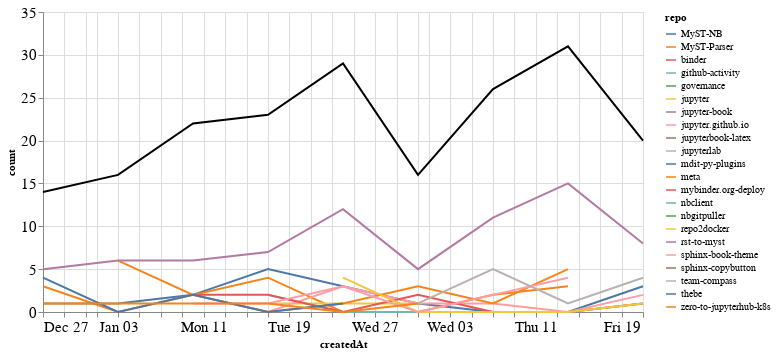

Notebook cell for this chart:
### Markdown cell above
### Comments

### Code cell
comments_time = comments.groupby('repo').resample('W', on='createdAt').count()['author'].reset_index()
comments_time = comments_time.rename(columns={'author': 'count'})
comments_time_total = comments_time.groupby('createdAt').agg({"count": "sum"}).reset_index()
ch1 = alt.Chart(comments_time, width=600).mark_line().encode(
    x='createdAt',
    y='count',
    color='repo',
    tooltip="repo"
)

ch2 = alt.Chart(comments_time_total, width=600).mark_line(color="black").encode(
    x='createdAt',
    y='count',
)

ch1 + ch2

### Figure 1 — Vega-Lite specification as saved in the notebook (floating-point values rounded to 4 significant figures)
{"config": {"axisLeft": {"labelFontSize": 15}, "axisBottom": {"labelFontSize": 15}}, "layer": [{"data": {"name": "data-34794121812665e6fd1f427305cf589c"}, "mark": "line", "encoding": {"color": {"type": "nominal", "field": "repo"}, "tooltip": {"type": "nominal", "field": "repo"}, "x": {"type": "temporal", "field": "createdAt"}, "y": {"type": "quantitative", "field": "count"}}, "width": 600}, {"data": {"name": "data-7bb281a9ad45fbf6e4a87b2c8ac429d9"}, "mark": {"type": "line", "color": "black"}, "encoding": {"x": {"type": "temporal", "field": "createdAt"}, "y": {"type": "quantitative", "field": "count"}}, "width": 600}], "$schema": "https://vega.github.io/schema/vega-lite/v4.8.1.json", "datasets": {"data-34794121812665e6fd1f427305cf589c": [{"repo": "MyST-NB", "createdAt": "2021-01-03T00:00:00", "count": 1}, {"repo": "MyST-NB", "createdAt": "2021-01-10T00:00:00", "count": 2}, {"repo": "MyST-NB", "createdAt": "2021-01-17T00:00:00", "count": 5}, {"repo": "MyST-NB", "createdAt": "2021-01-24T00:00:00", "count": 3}, {"repo": "MyST-NB", "createdAt": "2021-01-31T00:00:00", "count": 1}, {"repo": "MyST-NB", "createdAt": "2021-02-07T00:00:00", "count": 0}, {"repo": "MyST-NB", "createdAt": "2021-02-14T00:00:00", "count": 0}, {"repo": "MyST-NB", "createdAt": "2021-02-21T00:00:00", "count": 3}, {"repo": "MyST-Parser", "createdAt": "2021-01-03T00:00:00", "count": 6}, {"repo": "MyST-Parser", "createdAt": "2021-01-10T00:00:00", "count": 2}, {"repo": "MyST-Parser", "createdAt": "2021-01-17T00:00:00", "count": 4}, {"repo": "MyST-Parser", "createdAt": "2021-01-24T00:00:00", "count": 0}, {"repo": "MyST-Parser", "createdAt": "2021-01-31T00:00:00", "count": 0}, {"repo": "MyST-Parser", "createdAt": "2021-02-07T00:00:00", "count": 2}, {"repo": "MyST-Parser", "createdAt": "2021-02-14T00:00:00", "count": 3}, {"repo": "binder", "createdAt": "2021-01-31T00:00:00", "count": 1}, {"repo": "github-activity", "createdAt": "2021-01-17T00:00:00", "count": 2}, {"repo": "github-activity", "createdAt": "2021-01-24T00:00:00", "count": 0}, {"repo": "github-activity", "createdAt": "2021-01-31T00:00:00", "count": 0}, {"repo": "github-activity", "createdAt": "2021-02-07T00:00:00", "count": 0}, {"repo": "github-activity", "createdAt": "2021-02-14T00:00:00", "count": 0}, {"repo": "github-activity", "createdAt": "2021-02-21T00:00:00", "count": 1}, {"repo": "governance", "createdAt": "2021-01-24T00:00:00", "count": 1}, {"repo": "jupyter", "createdAt": "2021-01-17T00:00:00", "count": 1}, {"repo": "jupyter", "createdAt": "2021-01-24T00:00:00", "count": 1}, {"repo": "jupyter", "createdAt": "2021-01-31T00:00:00", "count": 1}, {"repo": "jupyter-book", "createdAt": "2020-12-27T00:00:00", "count": 5}, {"repo": "jupyter-book", "createdAt": "2021-01-03T00:00:00", "count": 6}, {"repo": "jupyter-book", "createdAt": "2021-01-10T00:00:00", "count": 6}, {"repo": "jupyter-book", "createdAt": "2021-01-17T00:00:00", "count": 7}, {"repo": "jupyter-book", "createdAt": "2021-01-24T00:00:00", "count": 12}, {"repo": "jupyter-book", "createdAt": "2021-01-31T00:00:00", "count": 5}, {"repo": "jupyter-book", "createdAt": "2021-02-07T00:00:00", "count": 11}, {"repo": "jupyter-book", "createdAt": "2021-02-14T00:00:00", "count": 15}, {"repo": "jupyter-book", "createdAt": "2021-02-21T00:00:00", "count": 8}, {"repo": "jupyter.github.io", "createdAt": "2021-01-10T00:00:00", "count": 2}, {"repo": "jupyter.github.io", "createdAt": "2021-01-17T00:00:00", "count": 0}, {"repo": "jupyter.github.io", "createdAt": "2021-01-24T00:00:00", "count": 3}, {"repo": "jupyter.github.io", "createdAt": "2021-01-31T00:00:00", "count": 1}, {"repo": "jupyter.github.io", "createdAt": "2021-02-07T00:00:00", "count": 1}, {"repo": "jupyter.github.io", "createdAt": "2021-02-14T00:00:00", "count": 0}, {"repo": "jupyter.github.io", "createdAt": "2021-02-21T00:00:00", "count": 2}, {"repo": "jupyterbook-latex", "createdAt": "2021-02-07T00:00:00", "count": 2}, {"repo": "jupyterlab", "createdAt": "2021-02-07T00:00:00", "count": 1}, {"repo": "mdit-py-plugins", "createdAt": "2021-02-07T00:00:00", "count": 1}, {"repo": "meta", "createdAt": "2020-12-27T00:00:00", "count": 3}, {"repo": "meta", "createdAt": "2021-01-03T00:00:00", "count": 0}, {"repo": "meta", "createdAt": "2021-01-10T00:00:00", "count": 2}, {"repo": "meta", "createdAt": "2021-01-17T00:00:00", "count": 0}, {"repo": "meta", "createdAt": "2021-01-24T00:00:00", "count": 1}, {"repo": "meta", "createdAt": "2021-01-31T00:00:00", "count": 3}, {"repo": "meta", "createdAt": "2021-02-07T00:00:00", "count": 1}, {"repo": "meta", "createdAt": "2021-02-14T00:00:00", "count": 5}, {"repo": "mybinder.org-deploy", "createdAt": "2021-01-10T00:00:00", "count": 2}, {"repo": "mybinder.org-deploy", "createdAt": "2021-01-17T00:00:00", "count": 2}, {"repo": "mybinder.org-deploy", "createdAt": "2021-01-24T00:00:00", "count": 0}, {"repo": "mybinder.org-deploy", "createdAt": "2021-01-31T00:00:00", "count": 2}, {"repo": "mybinder.org-deploy", "createdAt": "2021-02-07T00:00:00", "count": 0}, {"repo": "mybinder.org-deploy", "createdAt": "2021-02-14T00:00:00", "count": 0}, {"repo": "mybinder.org-deploy", "createdAt": "2021-02-21T00:00:00", "count": 1}, {"repo": "nbclient", "createdAt": "2021-02-14T00:00:00", "count": 3}, {"repo": "nbgitpuller", "createdAt": "2021-01-10T00:00:00", "count": 2}, {"repo": "repo2docker", "createdAt": "2021-01-24T00:00:00", "count": 4}, {"repo": "repo2docker", "createdAt": "2021-01-31T00:00:00", "count": 0}, {"repo": "repo2docker", "createdAt": "2021-02-07T00:00:00", "count": 0}, {"repo": "repo2docker", "createdAt": "2021-02-14T00:00:00", "count": 0}, {"repo": "repo2docker", "createdAt": "2021-02-21T00:00:00", "count": 1}, {"repo": "rst-to-myst", "createdAt": "2021-01-03T00:00:00", "count": 1}, {"repo": "sphinx-book-theme", "createdAt": "2021-01-10T00:00:00", "count": 1}, {"repo": "sphinx-book-theme", "createdAt": "2021-01-17T00:00:00", "count": 1}, {"repo": "sphinx-book-theme", "createdAt": "2021-01-24T00:00:00", "count": 3}, {"repo": "sphinx-book-theme", "createdAt": "2021-01-31T00:00:00", "count": 0}, {"repo": "sphinx-book-theme", "createdAt": "2021-02-07T00:00:00", "count": 2}, {"repo": "sphinx-book-theme", "createdAt": "2021-02-14T00:00:00", "count": 4}, {"repo": "sphinx-copybutton", "createdAt": "2020-12-27T00:00:00", "count": 1}, {"repo": "sphinx-copybutton", "createdAt": "2021-01-03T00:00:00", "count": 1}, {"repo": "team-compass", "createdAt": "2021-01-31T00:00:00", "count": 1}, {"repo": "team-compass", "createdAt": "2021-02-07T00:00:00", "count": 5}, {"repo": "team-compass", "createdAt": "2021-02-14T00:00:00", "count": 1}, {"repo": "team-compass", "createdAt": "2021-02-21T00:00:00", "count": 4}, {"repo": "thebe", "createdAt": "2020-12-27T00:00:00", "count": 4}, {"repo": "thebe", "createdAt": "2021-01-03T00:00:00", "count": 0}, {"repo": "thebe", "createdAt": "2021-01-10T00:00:00", "count": 2}, {"repo": "thebe", "createdAt": "2021-01-17T00:00:00", "count": 0}, {"repo": "thebe", "createdAt": "2021-01-24T00:00:00", "count": 1}, {"repo": "zero-to-jupyterhub-k8s", "createdAt": "2020-12-27T00:00:00", "count": 1}, {"repo": "zero-to-jupyterhub-k8s", "createdAt": "2021-01-03T00:00:00", "count": 1}, {"repo": "zero-to-jupyterhub-k8s", "createdAt": "2021-01-10T00:00:00", "count": 1}, {"repo": "zero-to-jupyterhub-k8s", "createdAt": "2021-01-17T00:00:00", "count": 1}, {"repo": "zero-to-jupyterhub-k8s", "createdAt": "2021-01-24T00:00:00", "count": 0}, {"repo": "zero-to-jupyterhub-k8s", "createdAt": "2021-01-31T00:00:00", "count": 1}], "data-7bb281a9ad45fbf6e4a87b2c8ac429d9": [{"createdAt": "2020-12-27T00:00:00", "count": 14}, {"createdAt": "2021-01-03T00:00:00", "count": 16}, {"createdAt": "2021-01-10T00:00:00", "count": 22}, {"createdAt": "2021-01-17T00:00:00", "count": 23}, {"createdAt": "2021-01-24T00:00:00", "count": 29}, {"createdAt": "2021-01-31T00:00:00", "count": 16}, {"createdAt": "2021-02-07T00:00:00", "count": 26}, {"createdAt": "2021-02-14T00:00:00", "count": 31}, {"createdAt": "2021-02-21T00:00:00", "count": 20}]}}
